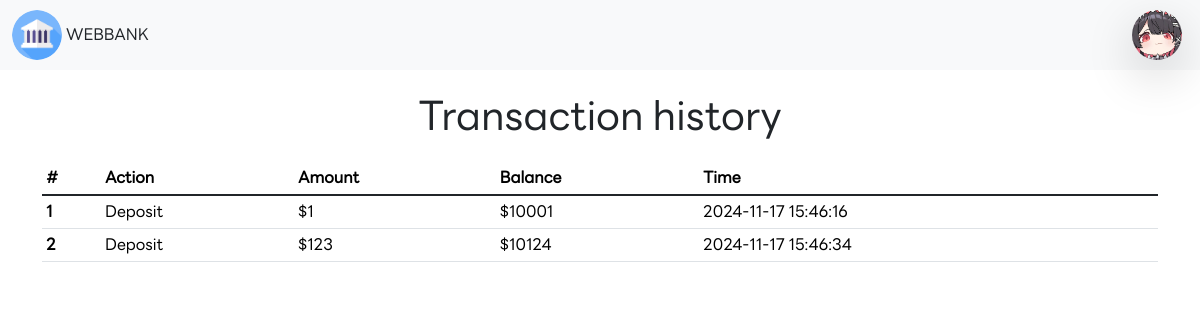
The app's page /history.php (signed in) with its own data.
### tables this page shows
CREATE TABLE `historys` (
  `h_id` int(11) NOT NULL,
  `h_uid` int(11) NOT NULL,
  `h_type` varchar(225) NOT NULL,
  `h_num` int(11) NOT NULL,
  `h_balance` int(11) NOT NULL,
  `h_time` timestamp NOT NULL DEFAULT current_timestamp() ON UPDATE current_timestamp()
);

### server/connect.php (called while the page is built, shortened)
<?php
class DB_conn {
    private $DB_host = "localhost";
    private $DB_user = "root";
    private $DB_pass = "";
    private $DB_name = "webbank";
    public function __construct() {
        $this->conn = new mysqli($this->DB_host, $this->DB_user, $this->DB_pass, $this->DB_name);
    }
}

### function/historyfunc.php (called while the page is built, shortened)
<?php
class His_class extends DB_conn {
     public function readuser($id){
          $sql = "SELECT * FROM historys WHERE h_uid = '$id'";
          $result = $this->conn->query($sql);
          $row = $result->fetch_all(MYSQLI_ASSOC);
          return $row;
          exit();
     }
}

### history.php (the view, shortened to what this page needs)
<?php
require_once "./server/connect.php";
require_once "./function/historyfunc.php";
$obj = new His_class();
$history = $obj->readuser($_SESSION["user_id"]);
?>
<!DOCTYPE html>
<html lang="en">
<head>
     <link rel="stylesheet" href="./plugin/bootstrap.css">
     <link rel="stylesheet" href="./dist/public.css">
</head>
<body>
     <?php require_once("./components/nav.php"); ?>
     <p class="fs-1 text-center my-3">Transaction history</p>
     <div class=" container ">
          <table class="table table-hover table-sm">
               <thead>
                    <tr>
                         <th scope="col">#</th>
                         <th scope="col">Action</th>
                         <th scope="col">Amount</th>
                         <th scope="col">Balance</th>
                         <th scope="col">Time</th>
                    </tr>
               </thead>
               <tbody class="table-group-divider ">
                    <?php
                    $i = 1;
                    foreach ($history as $his) {
                    ?>
                         <tr>
                              <th scope="row"><?php echo $i; ?></th>
                              <td><?php echo $his["h_type"]; ?></td>
                              <td>$<?php echo $his["h_num"]; ?></td>
                              <td>$<?php echo $his["h_balance"]; ?></td>
                              <td><?php echo $his["h_time"]; ?></td>
                         </tr>
                    <?php
                         $i++;
                    }
                    ?>
               </tbody>
          </table>
     </div>
</body>
</html>

### records on screen
historys: h_type "Deposit", h_num "1", h_balance "10001", h_time "2024-11-17 15:46:16"
historys: h_type "Deposit", h_num "123", h_balance "10124", h_time "2024-11-17 15:46:34"
